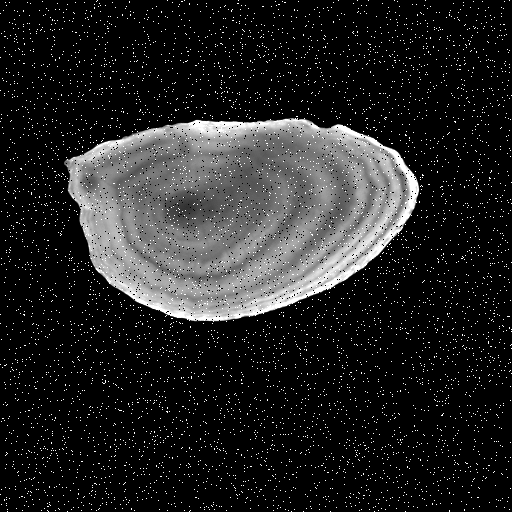
%> input picture Techniques_prétraitement/otolithe.png, 512 x 512 px
$ octave partie7_filtrageparTF.m   (GNU Octave 9; MATLAB toolbox functions it lacks are replaced by stand-ins)
%> lines starting %> are read from the running program, lines starting %| are printed output that depends on the picture; in (x1, y1, x2, y2) boxes, pixels count from 0 and x2, y2 are one past the last pixel; in counts of white or black regions, pixels touching at a corner belong together; the program's own positions count from 1
clc

clear all
close all


otolithe  = imread('otolithe.png');
%> otolithe is the input picture: size 512x512 uint8; min 0, max 255, mean 35.1

figure(1),imshow(otolithe)
TfOt=fftshift(fft2(otolithe));


figure(2), colormap(jet(64)), imagesc(log(abs(TfOt)))
%> after `imagesc(log(abs(TfOt)))`:
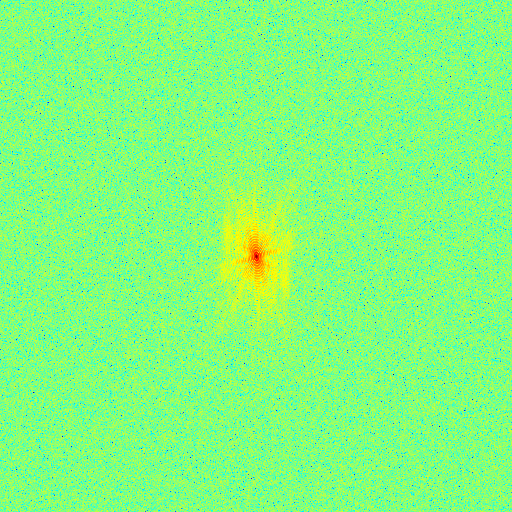
%> displayed picture: size 512x512x3, on the screen's scale of 0 to 255; mean R, G, B 129.8, 253.7, 125.3
%//d閒inition d'une r間ion d'int閞阾 rectangulaire
roi=zeros(size(TfOt));
dv=50, dh=50;  %// les dimensions de bande passante du filtre
xc=size(roi,2)/2;
%> xc = 256
yc=size(roi,1)/2;
%> yc = 256
roi(yc-dv:yc+dv,xc-dh:xc+dh)=1;
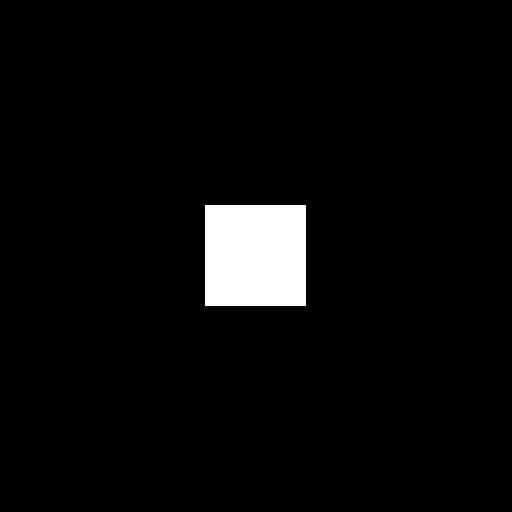
%> roi: size 512x512 double; values 0 (black) and 1 (white), 3.9% white; 1 white region, box (x1, y1, x2, y2) and area: (205, 205, 306, 306) 10201
figure(3), imshow(roi)
figure(4), imshow(~roi)
HF = TfOt .* ~roi;
BF = TfOt .* roi;
figure(5), colormap(jet(64)), imagesc(log(abs(HF)))
%> after `imagesc(log(abs(HF)))`:
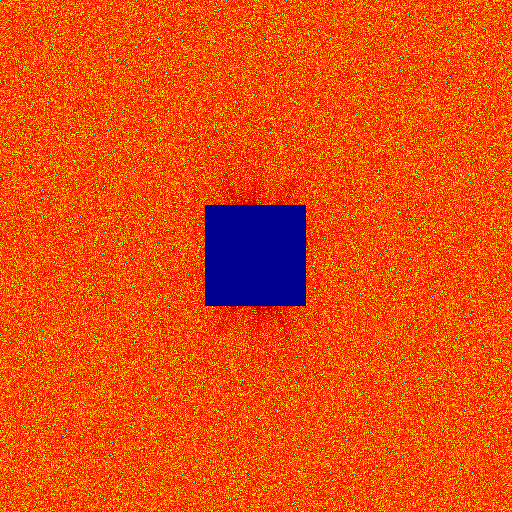
%> displayed picture: size 512x512x3, on the screen's scale of 0 to 255; mean R, G, B 239.2, 77.4, 7.9
figure(6), colormap(jet(64)), imagesc(log(abs(BF)))
%> after `imagesc(log(abs(BF)))`:
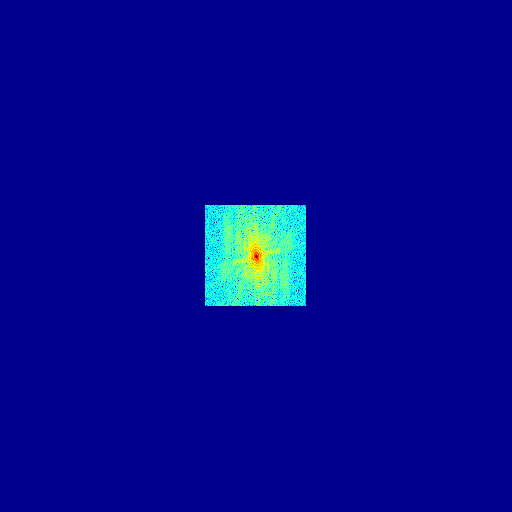
%> displayed picture: size 512x512x3, on the screen's scale of 0 to 255; mean R, G, B 2.7, 9.3, 144.6

$ run again, with Techniques_prétraitement/BRAIN.png copied over Techniques_prétraitement/otolithe.png
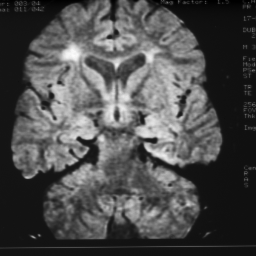
%> input picture Techniques_prétraitement/BRAIN.png, 256 x 256 px
%> otolithe is the input picture: size 256x256 uint8; min 0, max 252, mean 76.9
%> `roi(yc-dv:yc+dv,xc-dh:xc+dh)=1;`:
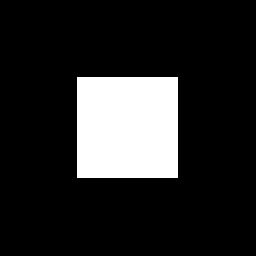
%> roi: size 256x256 double; values 0 (black) and 1 (white), 15.6% white; 1 white region, box (x1, y1, x2, y2) and area: (77, 77, 178, 178) 10201
%> `imagesc(log(abs(BF)))`:
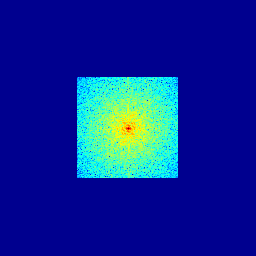
%> displayed picture: size 256x256x3, on the screen's scale of 0 to 255; mean R, G, B 12, 37.6, 148.4
